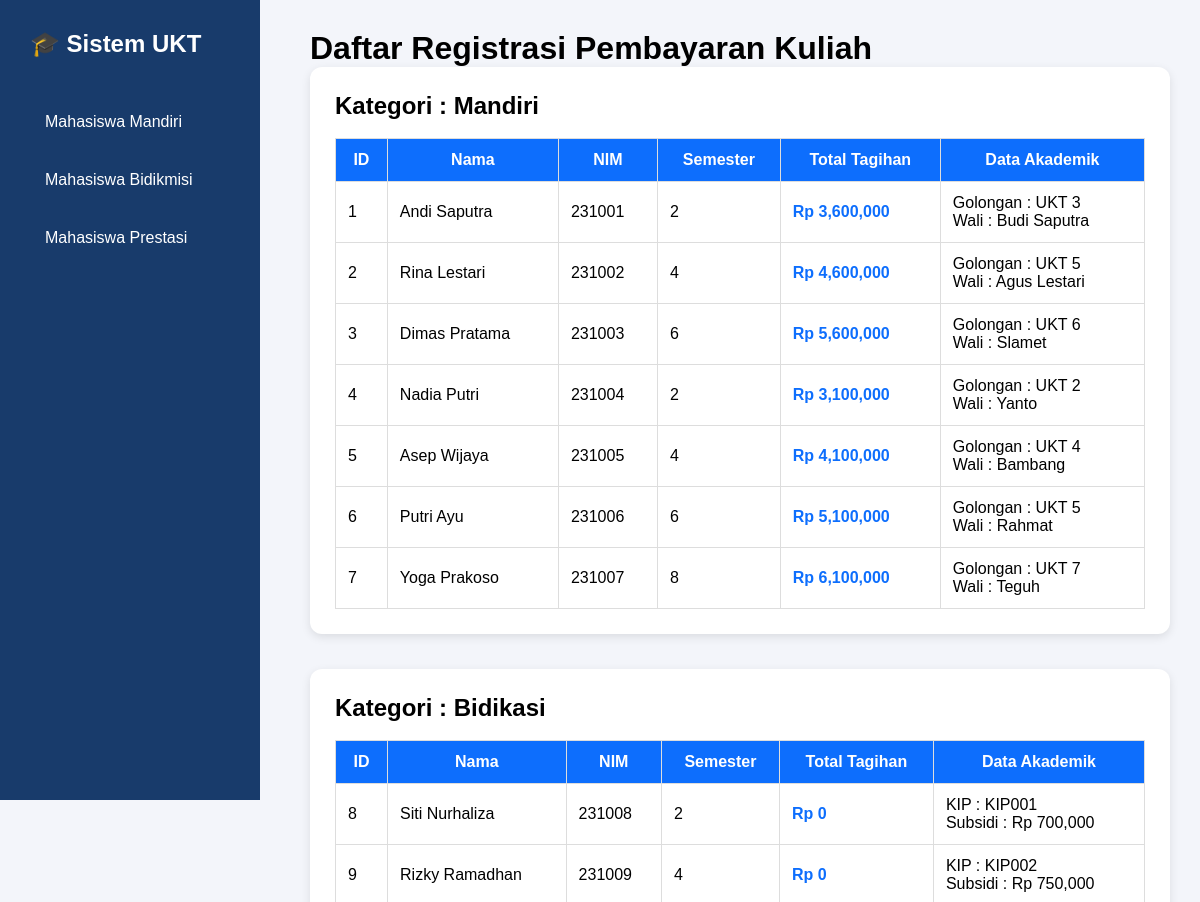
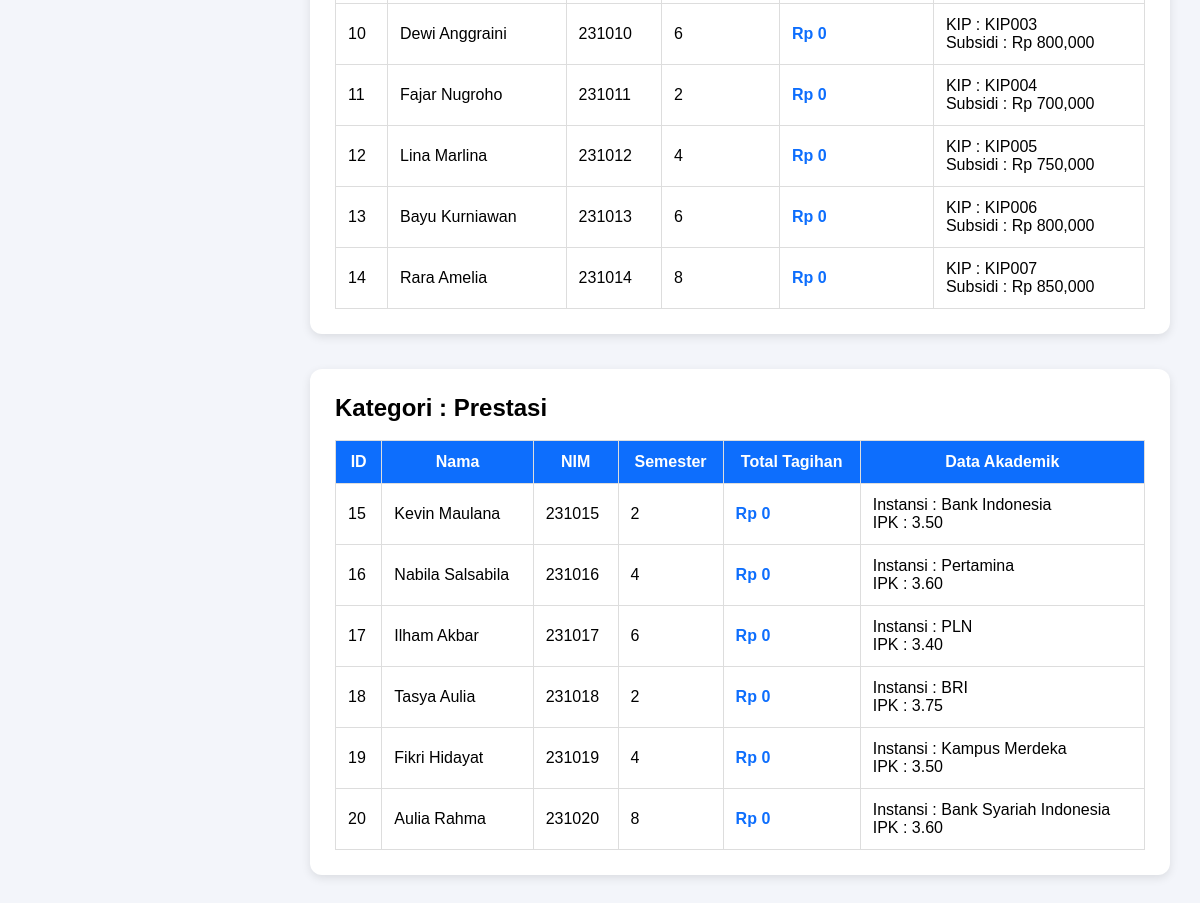
The page / on the database its author committed (2 pictures, top to bottom).
### tables this page shows
CREATE TABLE `tabel_mahasiswa` (
  `id_mahasiswa` int NOT NULL,
  `nama_mahasiswa` varchar(100) NOT NULL,
  `nim` varchar(20) NOT NULL,
  `semester` int NOT NULL,
  `tarif_ukt_nominal` decimal(12,2) NOT NULL,
  `jenis_pembiayaan` enum('Mandiri','Bidikasi','Prestasi') NOT NULL,
  `golongan_ukt` varchar(10) DEFAULT NULL,
  `nama_wali` varchar(100) DEFAULT NULL,
  `nomor_kip_kuliah` varchar(30) DEFAULT NULL,
  `dana_saku_subsidi` decimal(12,2) DEFAULT NULL,
  `nama_instansi_beasiswa` varchar(100) DEFAULT NULL,
  `minimal_ipk_syarat` decimal(3,2) DEFAULT NULL
);

### index.php (the view, shortened to what this page needs)
<?php
$db =
new Database();
$koneksi =
$db->getKoneksi();
?>
<!DOCTYPE html>
<html>
<head>
</head>
<body>
<div class="sidebar">
<h2>
🎓 Sistem UKT
</h2>
<a href="#mandiri">
Mahasiswa Mandiri
</a>
<a href="#bidik">
Mahasiswa Bidikmisi
</a>
<a href="#prestasi">
Mahasiswa Prestasi
</a>
</div>
<div class="content">
<h1>
Daftar Registrasi Pembayaran Kuliah
</h1>
<?php
$kategori=[
"Mandiri",
"Bidikasi",
"Prestasi"
];
foreach($kategori as $jenis){
$id=
strtolower(
$jenis
);
?>
<div
class="card"
id="<?= $id ?>"
>
<h2>
Kategori :
<?= $jenis ?>
</h2>
<br>
<table>
<tr>
<th>ID</th>
<th>Nama</th>
<th>NIM</th>
<th>Semester</th>
<th>Total Tagihan</th>
<th>Data Akademik</th>
</tr>
<?php
$query=
"
SELECT *
FROM tabel_mahasiswa
WHERE jenis_pembiayaan='$jenis'
";
$data=
$koneksi
->query($query);
while(
$row=
$data->fetch_assoc()
){
if(
$jenis=="Mandiri"
){
$tagihan=
$row["tarif_ukt_nominal"]
+
100000;
$info=
"
Golongan :
".$row["golongan_ukt"].
"<br>Wali :
".$row["nama_wali"];
}
elseif(
$jenis=="Bidikasi"
){
$tagihan=0;
$info=
"
KIP :
".$row["nomor_kip_kuliah"].
"<br>Subsidi :
Rp ".
number_format(
$row["dana_saku_subsidi"]
);
}
else{
$tagihan=
$row["tarif_ukt_nominal"]
*
0.25;
$info=
"
Instansi :
".$row["nama_instansi_beasiswa"].
"<br>IPK :
".$row["minimal_ipk_syarat"];
}
?>
<tr>
<td>
<?= $row["id_mahasiswa"] ?>
</td>
<td>
<?= $row["nama_mahasiswa"] ?>
</td>
<td>
<?= $row["nim"] ?>
</td>
<td>
<?= $row["semester"] ?>
</td>
<td class="tagihan">
Rp
<?= number_format($tagihan) ?>
</td>
<td>
<?= $info ?>
</td>
</tr>
<?php } ?>
</table>
</div>
<?php } ?>
</div>
</body>
</html>

### index.php (style rules this page uses)
* { margin:0; padding:0; box-sizing:border-box; font-family:Arial; }
body { display:flex; background:#f3f5fa; }
.sidebar { width:260px; height:100vh; background:#183b6b; color:white; padding:30px; position:fixed; }
.sidebar h2 { margin-bottom:40px; }
.sidebar a { display:block; color:white; text-decoration:none; padding:15px; margin-bottom:10px; border-radius:10px; }
.content { margin-left:280px; padding:30px; width:100%; }
.card { background:white; padding:25px; border-radius:12px; margin-bottom:35px; box-shadow: 0 3px 10px rgba(0,0,0,.1); }
table { width:100%; border-collapse:collapse; }
th { background:#0d6efd; color:white; }
td,th { padding:12px; border:1px solid #ddd; }
.tagihan { font-weight:bold; color:#0d6efd; }

### rows shown on the page
tabel_mahasiswa: id_mahasiswa "1", nama_mahasiswa "Andi Saputra", nim "231001", semester "2", tarif_ukt_nominal "3,600,000", golongan_ukt "UKT 3", nama_wali "Budi Saputra"
tabel_mahasiswa: id_mahasiswa "2", nama_mahasiswa "Rina Lestari", nim "231002", semester "4", tarif_ukt_nominal "4,600,000", golongan_ukt "UKT 5", nama_wali "Agus Lestari"
tabel_mahasiswa: id_mahasiswa "3", nama_mahasiswa "Dimas Pratama", nim "231003", semester "6", tarif_ukt_nominal "5,600,000", golongan_ukt "UKT 6", nama_wali "Slamet"
tabel_mahasiswa: id_mahasiswa "4", nama_mahasiswa "Nadia Putri", nim "231004", semester "2", tarif_ukt_nominal "3,100,000", golongan_ukt "UKT 2", nama_wali "Yanto"
tabel_mahasiswa: id_mahasiswa "5", nama_mahasiswa "Asep Wijaya", nim "231005", semester "4", tarif_ukt_nominal "4,100,000", golongan_ukt "UKT 4", nama_wali "Bambang"
tabel_mahasiswa: id_mahasiswa "6", nama_mahasiswa "Putri Ayu", nim "231006", semester "6", tarif_ukt_nominal "5,100,000", golongan_ukt "UKT 5", nama_wali "Rahmat"
tabel_mahasiswa: id_mahasiswa "7", nama_mahasiswa "Yoga Prakoso", nim "231007", semester "8", tarif_ukt_nominal "6,100,000", golongan_ukt "UKT 7", nama_wali "Teguh"
tabel_mahasiswa: id_mahasiswa "8", nama_mahasiswa "Siti Nurhaliza", nim "231008", semester "2", tagihan "0", nomor_kip_kuliah "KIP001", dana_saku_subsidi "700,000"
tabel_mahasiswa: id_mahasiswa "9", nama_mahasiswa "Rizky Ramadhan", nim "231009", semester "4", tagihan "0", nomor_kip_kuliah "KIP002", dana_saku_subsidi "750,000"
tabel_mahasiswa: id_mahasiswa "10", nama_mahasiswa "Dewi Anggraini", nim "231010", semester "6", tagihan "0", nomor_kip_kuliah "KIP003", dana_saku_subsidi "800,000"
tabel_mahasiswa: id_mahasiswa "11", nama_mahasiswa "Fajar Nugroho", nim "231011", semester "2", tagihan "0", nomor_kip_kuliah "KIP004", dana_saku_subsidi "700,000"
tabel_mahasiswa: id_mahasiswa "12", nama_mahasiswa "Lina Marlina", nim "231012", semester "4", tagihan "0", nomor_kip_kuliah "KIP005", dana_saku_subsidi "750,000"
tabel_mahasiswa: id_mahasiswa "13", nama_mahasiswa "Bayu Kurniawan", nim "231013", semester "6", tagihan "0", nomor_kip_kuliah "KIP006", dana_saku_subsidi "800,000"
tabel_mahasiswa: id_mahasiswa "14", nama_mahasiswa "Rara Amelia", nim "231014", semester "8", tagihan "0", nomor_kip_kuliah "KIP007", dana_saku_subsidi "850,000"
tabel_mahasiswa: id_mahasiswa "15", nama_mahasiswa "Kevin Maulana", nim "231015", semester "2", tarif_ukt_nominal "0", nama_instansi_beasiswa "Bank Indonesia", minimal_ipk_syarat "3.50"
tabel_mahasiswa: id_mahasiswa "16", nama_mahasiswa "Nabila Salsabila", nim "231016", semester "4", tarif_ukt_nominal "0", nama_instansi_beasiswa "Pertamina", minimal_ipk_syarat "3.60"
tabel_mahasiswa: id_mahasiswa "17", nama_mahasiswa "Ilham Akbar", nim "231017", semester "6", tarif_ukt_nominal "0", nama_instansi_beasiswa "PLN", minimal_ipk_syarat "3.40"
tabel_mahasiswa: id_mahasiswa "18", nama_mahasiswa "Tasya Aulia", nim "231018", semester "2", tarif_ukt_nominal "0", nama_instansi_beasiswa "BRI", minimal_ipk_syarat "3.75"
tabel_mahasiswa: id_mahasiswa "19", nama_mahasiswa "Fikri Hidayat", nim "231019", semester "4", tarif_ukt_nominal "0", nama_instansi_beasiswa "Kampus Merdeka", minimal_ipk_syarat "3.50"
tabel_mahasiswa: id_mahasiswa "20", nama_mahasiswa "Aulia Rahma", nim "231020", semester "8", tarif_ukt_nominal "0", nama_instansi_beasiswa "Bank Syariah Indonesia", minimal_ipk_syarat "3.60"

### other values the page prints
$jenis "Mandiri"
$jenis "Bidikasi"
$jenis "Prestasi"
